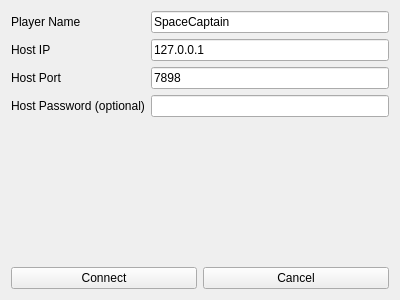
<?xml version="1.0" encoding="UTF-8"?>
<ui version="4.0">
 <class>Form</class>
 <widget class="QWidget" name="Form">
  <property name="geometry">
   <rect>
    <x>0</x>
    <y>0</y>
    <width>400</width>
    <height>300</height>
   </rect>
  </property>
  <property name="windowTitle">
   <string>Form</string>
  </property>
  <layout class="QVBoxLayout" name="verticalLayout_2">
   <item>
    <layout class="QFormLayout" name="formLayout">
     <item row="0" column="0">
      <widget class="QLabel" name="label">
       <property name="text">
        <string>Player Name</string>
       </property>
      </widget>
     </item>
     <item row="1" column="0">
      <widget class="QLabel" name="label_2">
       <property name="text">
        <string>Host IP</string>
       </property>
      </widget>
     </item>
     <item row="3" column="0">
      <widget class="QLabel" name="label_3">
       <property name="text">
        <string>Host Password (optional)</string>
       </property>
      </widget>
     </item>
     <item row="2" column="0">
      <widget class="QLabel" name="label_4">
       <property name="text">
        <string>Host Port</string>
       </property>
      </widget>
     </item>
     <item row="0" column="1">
      <widget class="QLineEdit" name="linePlayerName">
       <property name="text">
        <string>SpaceCaptain</string>
       </property>
      </widget>
     </item>
     <item row="1" column="1">
      <widget class="QLineEdit" name="lineHostIP">
       <property name="text">
        <string>127.0.0.1</string>
       </property>
      </widget>
     </item>
     <item row="2" column="1">
      <widget class="QLineEdit" name="lineHostPort">
       <property name="text">
        <string>7898</string>
       </property>
      </widget>
     </item>
     <item row="3" column="1">
      <widget class="QLineEdit" name="lineHostPassword"/>
     </item>
    </layout>
   </item>
   <item>
    <layout class="QHBoxLayout" name="horizontalLayout">
     <item>
      <widget class="QPushButton" name="buttonConnect">
       <property name="text">
        <string>Connect</string>
       </property>
      </widget>
     </item>
     <item>
      <widget class="QPushButton" name="buttonCancel">
       <property name="text">
        <string>Cancel</string>
       </property>
      </widget>
     </item>
    </layout>
   </item>
  </layout>
 </widget>
 <resources/>
 <connections>
  <connection>
   <sender>buttonCancel</sender>
   <signal>clicked()</signal>
   <receiver>Form</receiver>
   <slot>close()</slot>
   <hints>
    <hint type="sourcelabel">
     <x>331</x>
     <y>215</y>
    </hint>
    <hint type="destinationlabel">
     <x>313</x>
     <y>252</y>
    </hint>
   </hints>
  </connection>
 </connections>
</ui>
